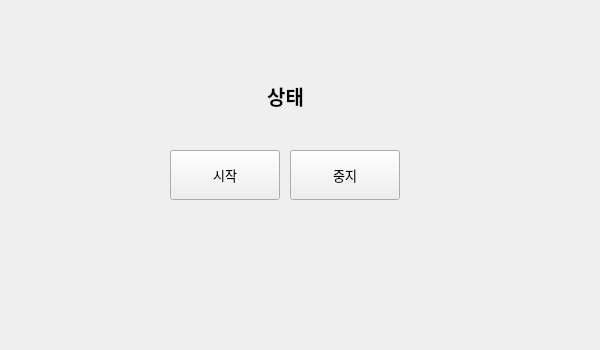
<?xml version="1.0" encoding="UTF-8"?>
<ui version="4.0">
 <class>Form</class>
 <widget class="QWidget" name="Form">
  <property name="geometry">
   <rect>
    <x>0</x>
    <y>0</y>
    <width>600</width>
    <height>350</height>
   </rect>
  </property>
  <property name="maximumSize">
   <size>
    <width>600</width>
    <height>350</height>
   </size>
  </property>
  <property name="windowTitle">
   <string>QtDesigner 연습</string>
  </property>
  <widget class="QLabel" name="lblStatus">
   <property name="geometry">
    <rect>
     <x>190</x>
     <y>80</y>
     <width>191</width>
     <height>31</height>
    </rect>
   </property>
   <property name="font">
    <font>
     <family>맑은 고딕 Semilight</family>
     <pointsize>15</pointsize>
     <weight>75</weight>
     <italic>false</italic>
     <bold>true</bold>
     <underline>false</underline>
     <strikeout>false</strikeout>
    </font>
   </property>
   <property name="text">
    <string>상태</string>
   </property>
   <property name="alignment">
    <set>Qt::AlignCenter</set>
   </property>
  </widget>
  <widget class="QPushButton" name="btnStart">
   <property name="geometry">
    <rect>
     <x>170</x>
     <y>150</y>
     <width>110</width>
     <height>50</height>
    </rect>
   </property>
   <property name="font">
    <font>
     <family>맑은 고딕 Semilight</family>
     <pointsize>10</pointsize>
    </font>
   </property>
   <property name="text">
    <string>시작</string>
   </property>
  </widget>
  <widget class="QPushButton" name="btnStop">
   <property name="geometry">
    <rect>
     <x>290</x>
     <y>150</y>
     <width>110</width>
     <height>50</height>
    </rect>
   </property>
   <property name="font">
    <font>
     <family>맑은 고딕 Semilight</family>
     <pointsize>10</pointsize>
    </font>
   </property>
   <property name="text">
    <string>중지</string>
   </property>
  </widget>
 </widget>
 <resources/>
 <connections/>
</ui>
